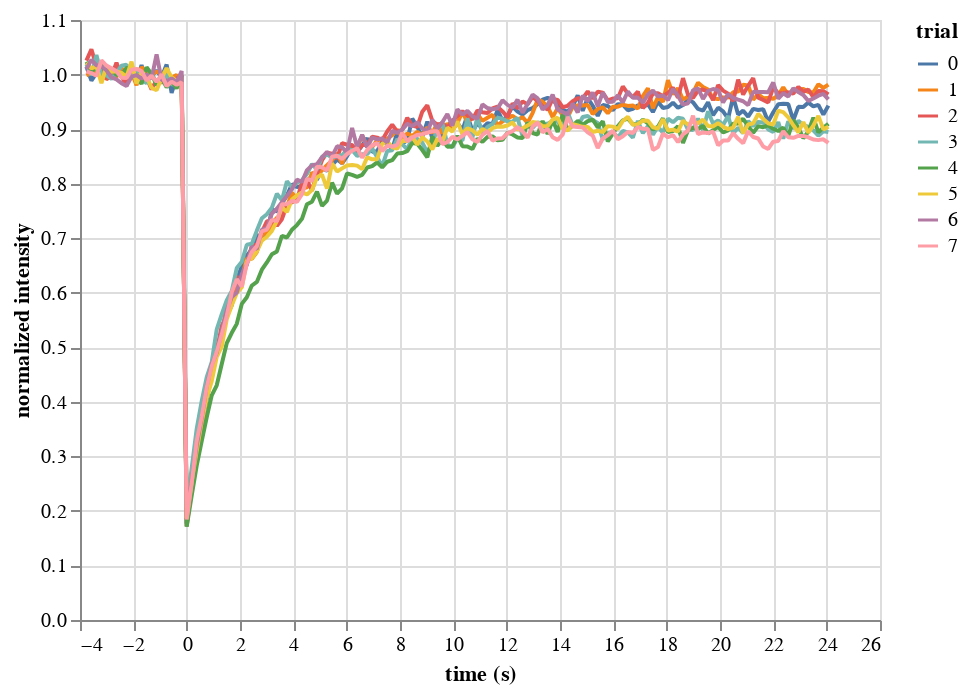

Write notebook code for a chart like this one.
### Code cell
alt.Chart(df
    ).mark_line(
        strokeJoin='bevel'
    ).encode(
        x=alt.X('time:Q', title='time (s)'),
        y=alt.Y('normalized_intensity:Q', title='normalized intensity'),
        color='trial:N',
        order='time:Q'
    )

### Figure 1 — Vega-Lite specification as saved in the notebook (floating-point values rounded to 4 significant figures; data arrays with more than 128 entries replaced by an {"elided": "..."} marker saying what was removed)
{"$schema": "https://vega.github.io/schema/vega-lite/v2.6.0.json", "config": {"view": {"height": 300, "width": 400}}, "data": {"name": "data-71abff5d328e46e0dd0520011c39d72b"}, "datasets": {"data-71abff5d328e46e0dd0520011c39d72b": {"elided": "1192 records"}}, "encoding": {"color": {"field": "trial", "type": "nominal"}, "order": {"field": "time", "type": "quantitative"}, "x": {"field": "time", "title": "time (s)", "type": "quantitative"}, "y": {"field": "normalized_intensity", "title": "normalized intensity", "type": "quantitative"}}, "mark": {"strokeJoin": "bevel", "type": "line"}}
